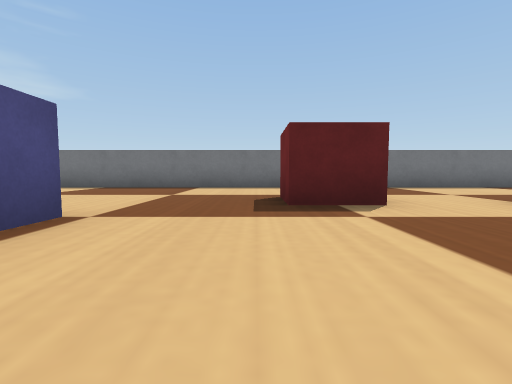
View 1 (above)

20 first-person views from a walk through a Webots world. The camera is 0.04 m above the floor, tilts 4° down and sees 85° across. The floor is counted in squares, 0.1 m on a side. Each view is taken from the middle of a square. On the plan, view 1 faces up. The plan holds only what a view shows up to about 9 squares ahead; the rest is blank. The robots in the file are not drawn. Simple shapes and patterns stand in for the simulator's stock objects.

View 2
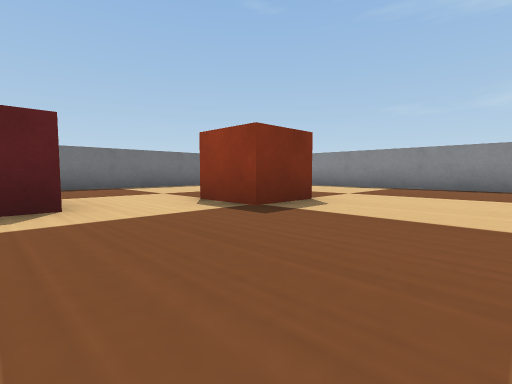

View 3
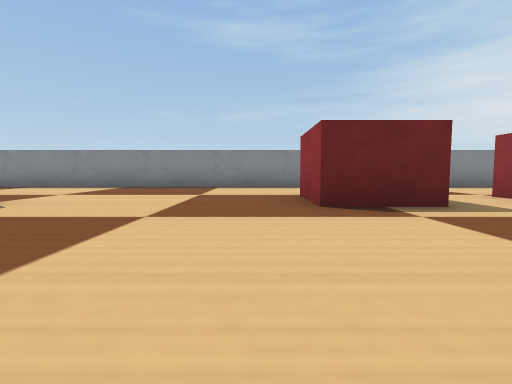

View 4
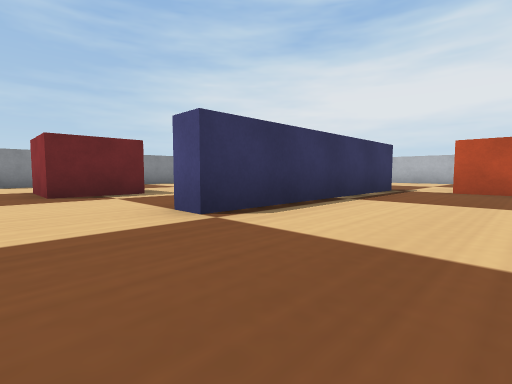

View 5
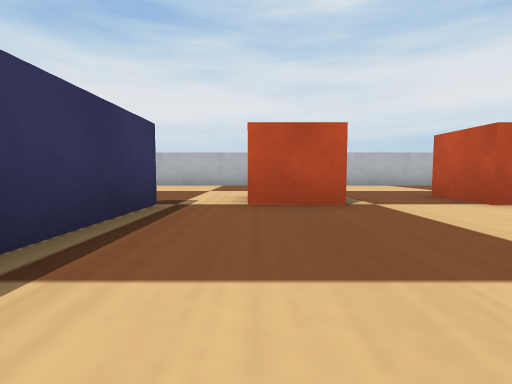

View 6
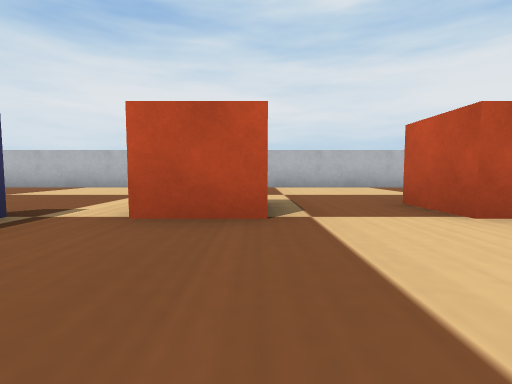

View 7
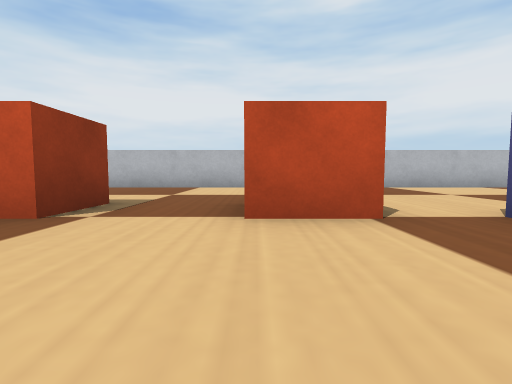

View 8
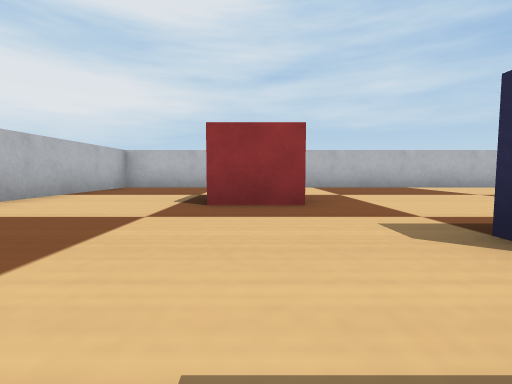

View 9
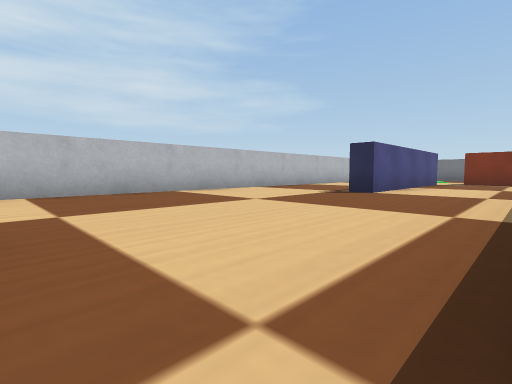

View 10
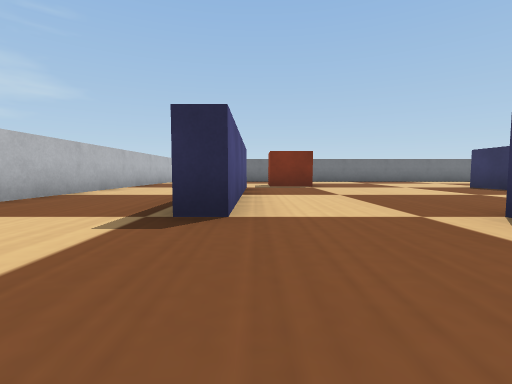

View 11
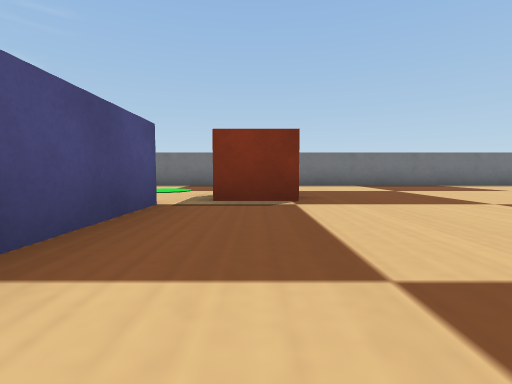

View 12
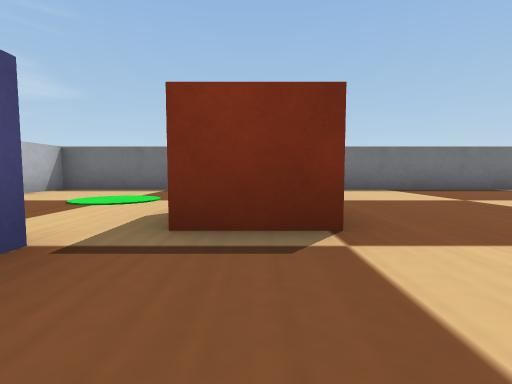

View 13
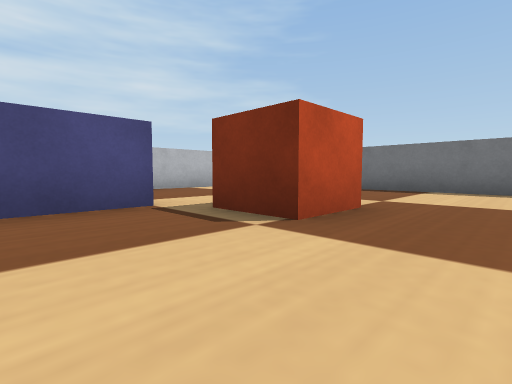

View 14
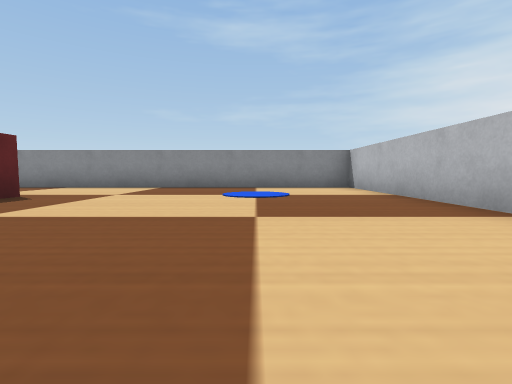

View 15
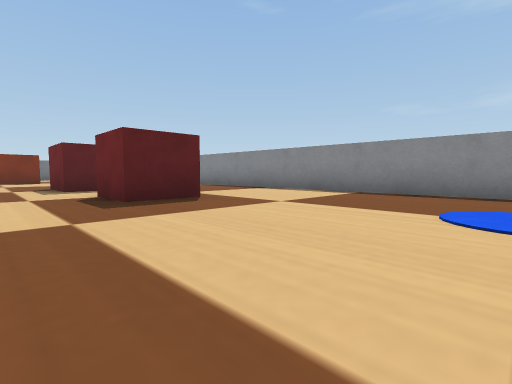

View 16
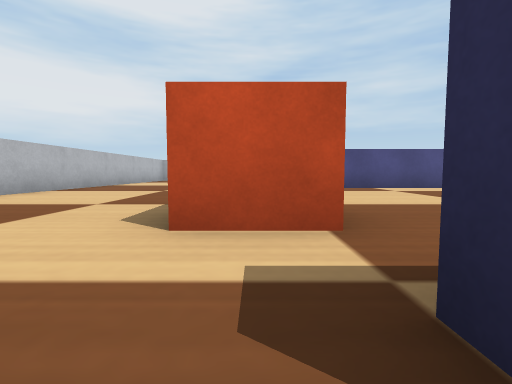

View 17
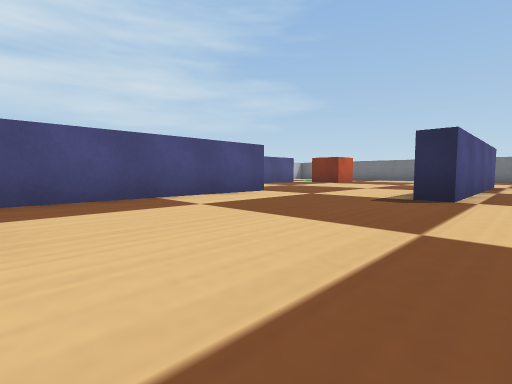

View 18
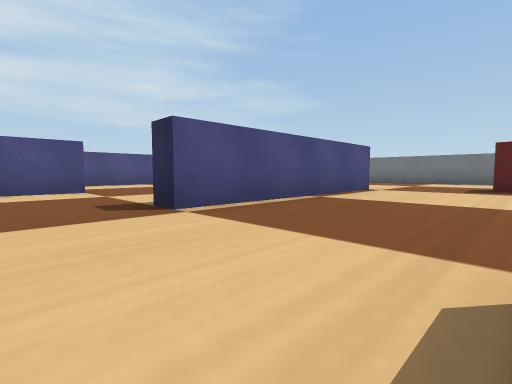

View 19
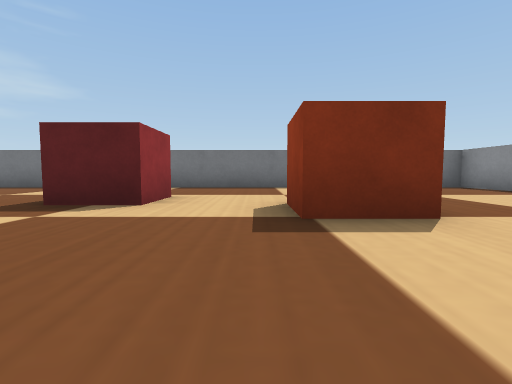

View 20
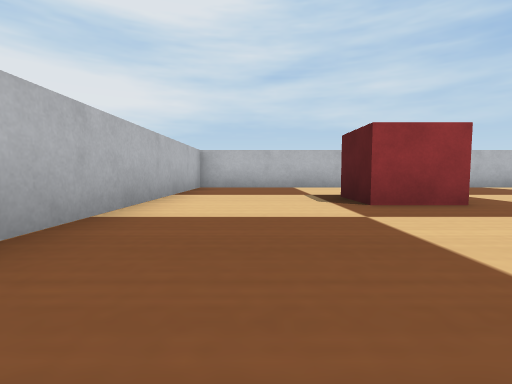

### Floor plan
Points are (right, up) in squares from view 1. A wall is a line through its corners. A room is listed if a view was taken in it or the views show most of it. See-through windows are left out.
Room 1 (views 1, 2, 3, 4, 5, 6, 7, 8, 9, 10, 11, 12, 13, 14, 15, 16, 17, 18, 19, 20)
walls: (-2.2, 1.4) (-2.2, 2.5); (-5.2, -2.4) (-5.2, -7.5); (-1.7, 2.5) (-1.7, -2.5) (-2.2, -2.5); (1.2, -7.5) (1.2, -2.5) (1.8, -2.5); (-8.2, 2.6) (-8.2, -2.5) (-8.8, -2.5); (8.5, 7.5) (-11.5, 7.5) (-11.5, -12.5) (8.5, -12.5) (8.5, 7.5)
objects: red box (-8, -9); orange box (-7, 3) to (-7, 4); orange box (-4, -8) to (-3, -8); orange box (-1, -8) to (0, -8); red box (1, 4); orange box (4, 3); red box (5, -6) to (5, -5); red box (5, -3) to (6, -2)

Positions as (right, up) in squares from view 1, and headings:
1: (0, 0), facing up
2: (1, 0), facing up-right
3: (1, -1), facing right
4: (-1, -1), facing down-right
5: (0, -4), facing down
6: (-1, -5), facing down
7: (-3, -5), facing down
8: (-4, -9), facing left
9: (-6, -8), facing up-left
10: (-8, -5), facing up
11: (-7, -1), facing up
12: (-7, 1), facing up
13: (-5, 1), facing up-left
14: (1, -10), facing right
15: (3, -10), facing up-right
16: (2, -8), facing left
17: (-1, -7), facing up-left
18: (1, -4), facing up-left
19: (3, 0), facing up
20: (-4, -11), facing left
